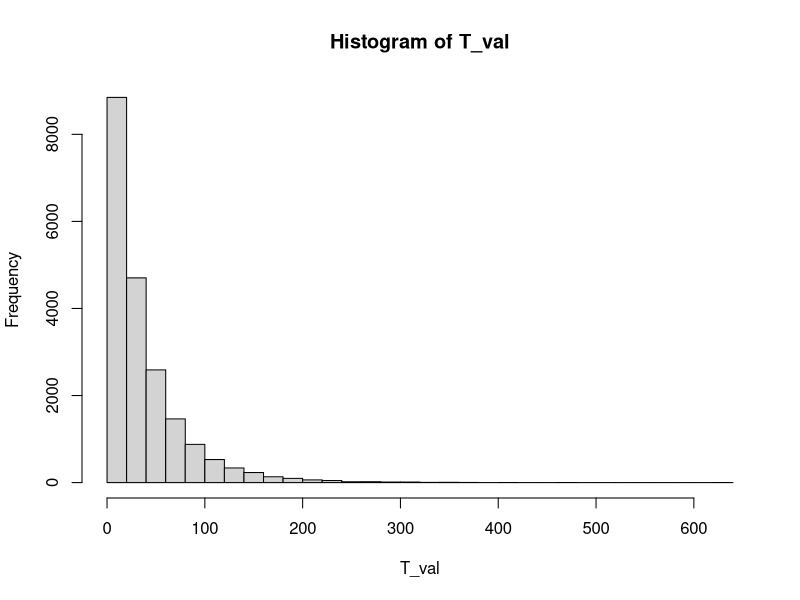
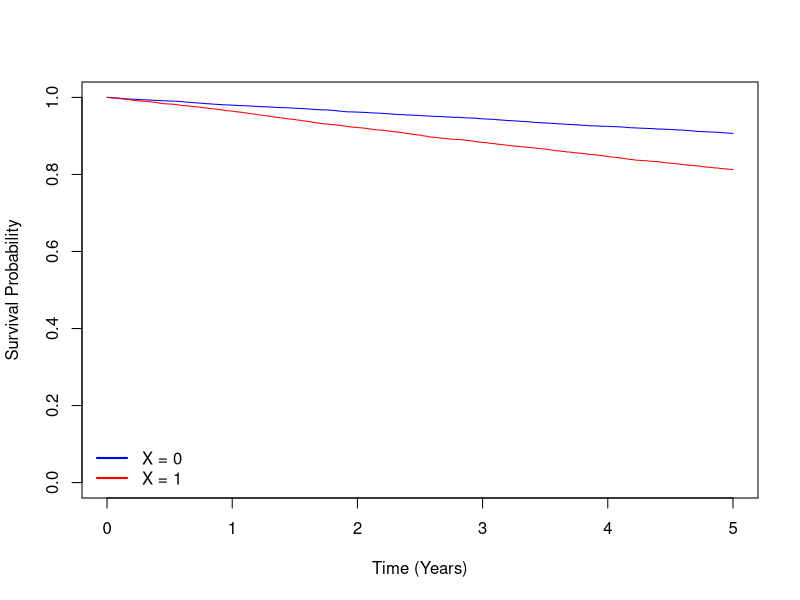

R code for these plots, in order:
# Task:
#   Using the approach from Bender et al. (2005), generate survival data with the following specifications:
#   
#   •	N = 20000 patients
#   •	One binary covariate X ~ Bernoulli(0.5)
#   •	Exponential baseline hazard: λ₀ = 0.02
#   •	Effect of X: HR = 2 (so β = log(2) ≈ 0.693)
#   •	Administrative censoring at t = 5 years
  
library(survival)

# 1. parameter configuration
N <- 20000
lambda <- 0.02
beta_X <- log(2)


# 2. covariate generation
X <- rbinom(N, size = 1, prob = 0.5)


# 3. Bender 2005 survival time generation (exponential baseline)
U <- runif(N)
T_val <- -log(U) / (lambda * exp(beta_X * X))
hist(T_val, breaks = 25)


# 4. administrative censoring
cens_time <- 5
observed_time <- pmin(T_val, cens_time)
status <- as.integer(T_val <= cens_time)


# 5. output dataset
sim_df <- data.frame(X, observed_time, status)
head(sim_df)


#   Verification steps:
#     
#     •	Plot Kaplan-Meier curves for X=0 vs X=1 groups
#   •	Fit a Cox model and report the estimated HR (hint: it should be close to 2)
#   •	Report the proportion of events (deaths) vs censored observations


# 1. KM plot by variable X

km_fit <- survfit(Surv(observed_time, status) ~ X, data = sim_df)
plot(km_fit, xlab = "Time (Years)", col = c("blue", "red"), ylab = "Survival Probability")
legend("bottomleft", legend = c("X = 0", "X = 1"), 
       col = c("blue", "red"), lwd = 2, bty = "n")


# 2. cox validation
cox_model <- coxph(Surv(observed_time, status) ~ X, data=sim_df)
summary(cox_model)


# 3. proportion of events (1) vs censored obs (0)
print(round(prop.table(table(sim_df$status)), 2))
